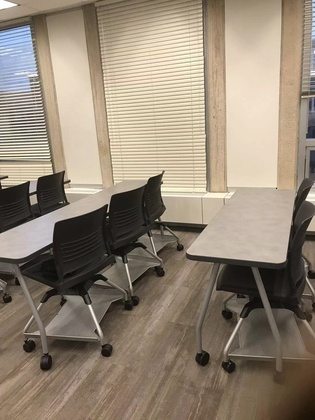
%> input picture a1.jpg, 315 x 420 px, shrunk from 1080 x 1440 before the run; the run also reads 1 picture not shown here
$ octave Untitled4.m   (GNU Octave 9; MATLAB toolbox functions it lacks are replaced by stand-ins)
%> lines starting %> are read from the running program, lines starting %| are printed output that depends on the picture; in (x1, y1, x2, y2) boxes, pixels count from 0 and x2, y2 are one past the last pixel; in counts of white or black regions, pixels touching at a corner belong together; the program's own positions count from 1
### construct_octave.m
function [G] = construct_octave(level,img,sigmas)
G(:,:,1) = imgaussfilt(img, sigmas(1));
for i=2:level
    G(:,:,i) = imgaussfilt(G(:,:,i-1),sigmas(i));
end
end

### reduce.m
function [reduced] = reduce(img)
   s=size(img);
   reduced=zeros( uint8(s(1)/2) , uint8(s(2)/2) );
   for r=1:s(1)
       for c=1:s(2)
           if rem(r,2)==1 && rem(c,2)==1
               reduced(uint8(r/2),uint8(c/2))=img(r,c);
           end
       end

   end

end

### DoG.m
function [L] = DoG(G)
[~,~,level]=size(G);
for i=2:level
    L(:,:,i-1)=G(:,:,i)-G(:,:,i-1);
end
end

### findMaxMin.m
function [maxMinValues] = findMaxMin(DoG,threshold)
%FINDMAXMIN label min max values given three DoGs
%   Dog is a (x,y,3) matrix

%important variables:
maskSize=3; %mask size (square mask) for checking min/max
sigma=1; %sigma for gauss blur in point removal
r=10; % value of r for point removal
[rnum, cnum,~]=size(DoG);


middleLayer=DoG(:,:,2);
mask=true(maskSize);
allMax=cat(3,imdilate(DoG(:,:,1), mask),imdilate(DoG(:,:,2),...
    mask),imdilate(DoG(:,:,3), mask));
allMin=cat(3,imerode(DoG(:,:,1), mask),imerode(DoG(:,:,2),...
    mask),imerode(DoG(:,:,3), mask));
localMax=max(allMax,[],3);
localMin=min(allMin,[],3);
nonKeyPts=logical(((localMax-middleLayer)&(localMin-middleLayer)));
maxMinValues=middleLayer;
maxMinValues(nonKeyPts)=0;
%Remove points given hard threshold
fprintf('#ofPts before hard threshold: %i\n',size(find(maxMinValues),1));
maxMinValues(abs(maxMinValues)<threshold)=0;
fprintf('#ofPts after hard threshold: %i\n',size(find(maxMinValues),1));
%maxMin=~((localMax-DoG(:,:,2))|(localMin-DoG(:,:,2)));

%Remove non-corner points
G1=fspecial('gaussian',2*ceil(3*sigma)+1, sigma);
sigma2=0.7;
G2=fspecial('gaussian',2*ceil(3*sigma2)+1, sigma2);
[Gx,Gy] = gradient(G2);
a=0.05;
Dx=imfilter(middleLayer,Gx,'replicate');
Dx2=Dx.^2;
Dy=imfilter(middleLayer,Gy,'replicate');
Dy2=Dy.^2;
DxDy=Dy.*Dx;
aPlusB=Dx2+Dy2;
ab=Dx2.*Dy2-(DxDy.^2);
TrDivDet=(aPlusB.^2)./ab;
TrDivDet(TrDivDet>=(((r+1)^2)/r))=0;
maxMinValues(~(maxMinValues&TrDivDet))=0;
fprintf('#ofPts after non-corner removal: %i\n',size(find(maxMinValues),1));
end

### Untitled4.m
octaves = 4;
blur_level = 5;
difference_level = 4;
img = imread('a1.jpg');
%> img is the input picture: size 420x315x3 uint8; mean R, G, B 147.2, 133.6, 116.7

img = rgb2gray(img);
%> img: size 420x315 uint8
img = im2double(img);
%> img: size 420x315 double
k = sqrt(2);
sigma = sqrt(2);

first_octaves = [sigma, k*sigma, (k^2)*sigma, (k^3)*sigma, (k^4)*sigma];
second_octaves = [(k^2)*sigma, (k^3)*sigma, (k^4)*sigma, (k^5)*sigma, (k^6)*sigma ];
third_octaves = [(k^4)*sigma, (k^5)*sigma, (k^6)*sigma, (k^7)*sigma, (k^8)*sigma ];
fourth_octaves = [(k^6)*sigma, (k^7)*sigma, (k^8)*sigma, (k^9)*sigma, (k^10)*sigma ];

G1 = construct_octave(blur_level,img,first_octaves);
img2 = reduce(img);
G2 = construct_octave(blur_level,img2,second_octaves);
img3 = reduce(img2);
%> after the loop in reduce (call 2), `for r=1:s(1)`:
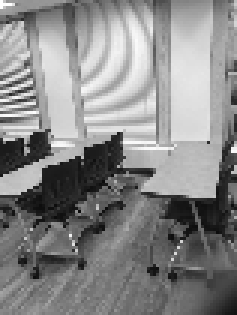
%> reduced: size 105x79 double (shown 3 times larger); min 0.0431, max 1, mean 0.532
G3 = construct_octave(blur_level,img3, third_octaves);
img4 = reduce(img3);
G4 = construct_octave(blur_level,img4, fourth_octaves);

L1 = DoG(G1);
L2 = DoG(G2);
%> after the loop in DoG (call 2), `for i=2:level`:
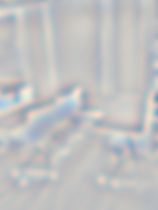
%> L: size 210x158x4 double; mean R, G, B, A -2.16e-05, -0.000149, -0.000519, -0.0011; transparent parts drawn white
L3 = DoG(G3);
%> after the loop in DoG (call 3), `for i=2:level`:
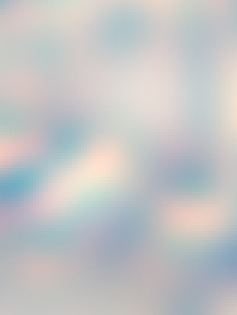
%> L: size 105x79x4 double (shown 3 times larger); mean R, G, B, A -0.00252, -0.00312, -0.0033, -0.00298; transparent parts drawn white
L4 = DoG(G4);
pts=findMaxMin(L1(:,:,(1:3)),0.001);
%> in findMaxMin, `nonKeyPts=logical(((localMax-middleLayer)&(localMin-middleLayer)));`:
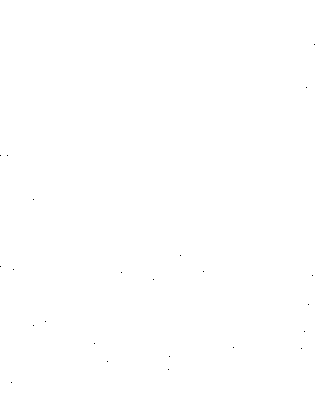
%> nonKeyPts: size 420x315 logical; 100% white; black in thin lines or dots, all inside (x1, y1, x2, y2) = (0, 44, 315, 383)
%| #ofPts before hard threshold: 23
%| #ofPts after hard threshold: 23
%> in findMaxMin, `TrDivDet=(aPlusB.^2)./ab;`:
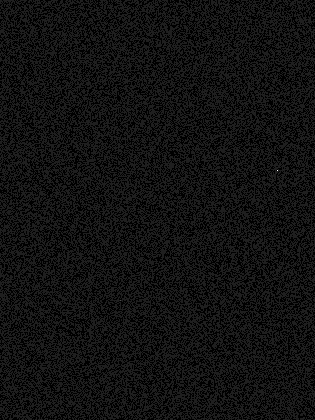
%> TrDivDet: size 420x315 double; 45.07% of the values are NaN or infinite; the others: min -1.92e+24, max 1.34e+25, mean 1.48e+20; drawn with min black, max white, NaN and infinite black
%> in findMaxMin, `maxMinValues(~(maxMinValues&TrDivDet))=0;`: maxMinValues: size 420x315 double; min 0, max 0.0347, mean 7.11e-07
%| #ofPts after non-corner removal: 4
[arows1,acols1]=find(pts);
%> arows1 = [370; 272; 348; 45]; acols1 = [169; 204; 234; 315]
pts=findMaxMin(L1(:,:,(2:4)),0.001);
%> call 2 of findMaxMin, with threshold = 0.001
%> in findMaxMin (call 2), `nonKeyPts=logical(((localMax-middleLayer)&(localMin-middleLayer)));`: nonKeyPts: size 420x315 logical; 99.9% white; black in thin lines or dots
%| #ofPts before hard threshold: 122
%> in findMaxMin (call 2), `maxMinValues(abs(maxMinValues)<threshold)=0;`: maxMinValues: size 420x315 double; min -0.124, max 0.114, mean 1.98e-06
%| #ofPts after hard threshold: 120
%> in findMaxMin (call 2), `Dy=imfilter(middleLayer,Gy,'replicate');`:
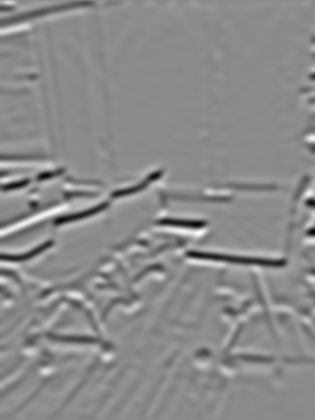
%> Dy: size 420x315 double; min -0.0261, max 0.0217, mean 2.87e-06; drawn with min black and max white
%> in findMaxMin (call 2), `TrDivDet=(aPlusB.^2)./ab;`:
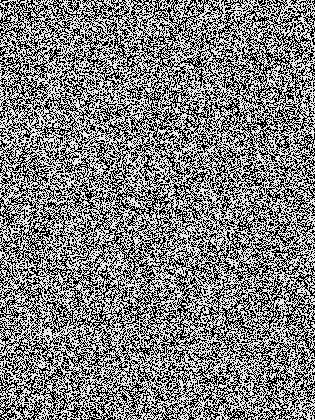
%> TrDivDet: size 420x315 double; 45.18% of the values are NaN or infinite; the others: min -2.61e+26, max 2.39e+25, mean -3.19e+21; drawn with min black, max white, NaN and infinite black
%| #ofPts after non-corner removal: 28
[arows2,acols2]=find(pts);
%> arows2 = 28 values from 1 to 420; acols2 = 28 values from 11 to 315

octaves = 4;
blur_level = 5;
difference_level = 4;
img = imread('a2.jpg');

img = rgb2gray(img);
img = im2double(img);
k = sqrt(2);
sigma = sqrt(2);

first_octaves = [sigma, k*sigma, (k^2)*sigma, (k^3)*sigma, (k^4)*sigma];
second_octaves = [(k^2)*sigma, (k^3)*sigma, (k^4)*sigma, (k^5)*sigma, (k^6)*sigma ];
third_octaves = [(k^4)*sigma, (k^5)*sigma, (k^6)*sigma, (k^7)*sigma, (k^8)*sigma ];
fourth_octaves = [(k^6)*sigma, (k^7)*sigma, (k^8)*sigma, (k^9)*sigma, (k^10)*sigma ];

G1 = construct_octave(blur_level,img,first_octaves);
img2 = reduce(img);
G2 = construct_octave(blur_level,img2,second_octaves);
img3 = reduce(img2);
G3 = construct_octave(blur_level,img3, third_octaves);
img4 = reduce(img3);
G4 = construct_octave(blur_level,img4, fourth_octaves);

L1 = DoG(G1);
L2 = DoG(G2);
L3 = DoG(G3);
L4 = DoG(G4);
pts=findMaxMin(L1(:,:,(1:3)),0.001);
%| #ofPts before hard threshold: 38
%| #ofPts after hard threshold: 36
%| #ofPts after non-corner removal: 10
[brows1,bcols1]=find(pts);
%> brows1 = [376; 12; 10; 323; 82; 147; 320; 99; 185; 292]; bcols1 = [18; 103; 126; 170; 187; 193; 193; 236; 242; 305]
pts=findMaxMin(L1(:,:,(2:4)),0.001);
%| #ofPts before hard threshold: 126
%| #ofPts after hard threshold: 125
%| #ofPts after non-corner removal: 23
[brows2,bcols2]=find(pts);
%> brows2 = 23 values from 12 to 420; bcols2 = 23 values from 65 to 315


img1 = imread('a1.jpg');
f1=figure;
imshow(img1);
hold on
plot(acols1, arows1, 'ro')
plot(acols2, arows2, 'go')
hold off
pause;

f2=figure;
imshow(img);
hold on
plot(bcols1, brows1, 'ro')
plot(bcols2, brows2, 'go')
hold off
pause;
